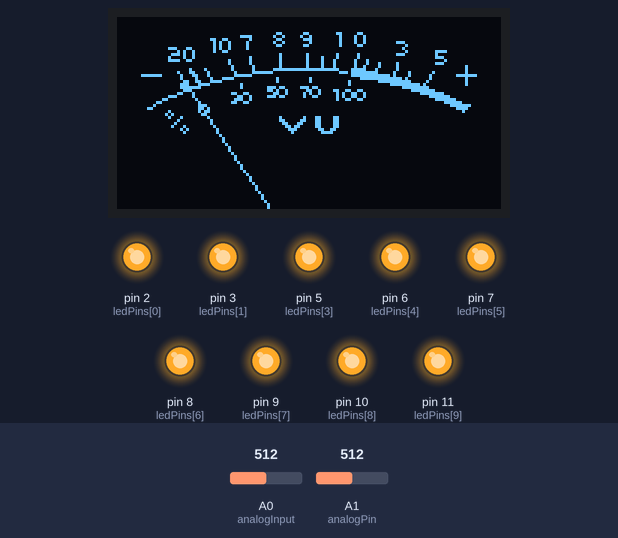
Bench run of a sketch on a simulated Arduino Uno, built with avr-gcc and run on an emulated ATmega328P. Parts: 128×64 one-colour display, output pins drawn as LEDs (lit = HIGH). The test bench sets the inputs (shaded band); at power-on: A1 (analogPin) = 512, A0 (analogInput) = 512. Pins used as bus, display or sensor lines are not drawn.

Above: at 1.2 s.
1.3 s: A1 (analogPin) set to 408
2.8 s: A1 (analogPin) set to 392
At 4.0 s:
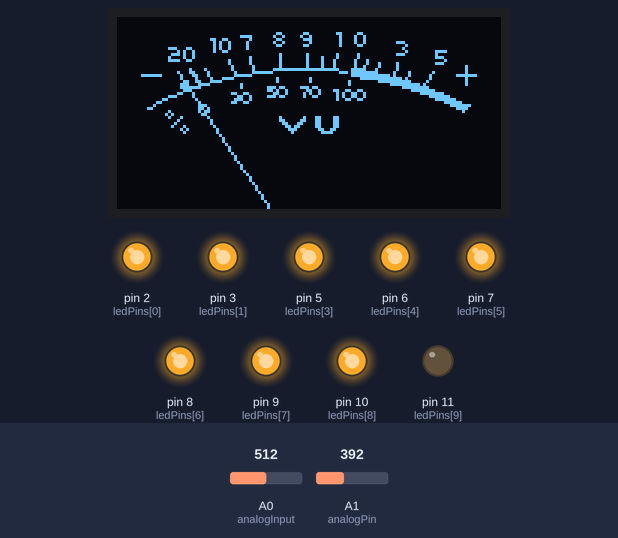
4.3 s: A1 (analogPin) set to 306
At 4.9 s:
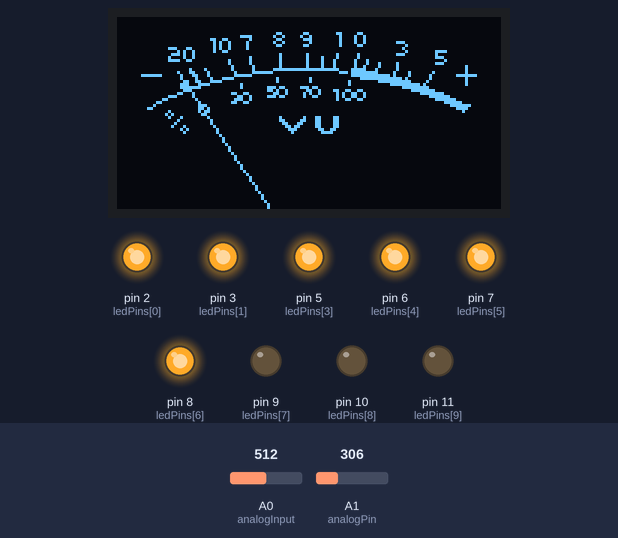
5.8 s: A0 (analogInput) set to 716
At 5.86 s:
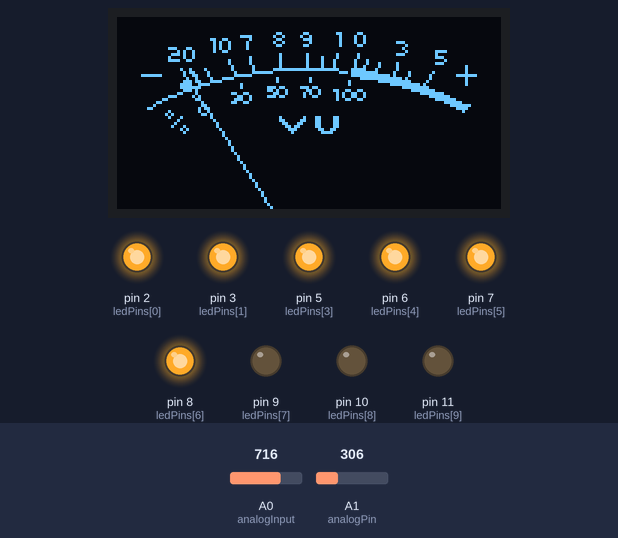
7.4 s: A1 (analogPin) set to 283
At 8.6 s:
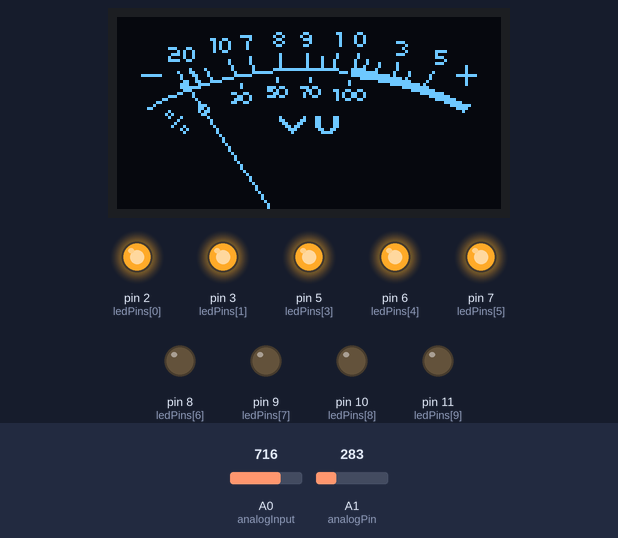
8.9 s: A1 (analogPin) set to 122
At 9.4 s:
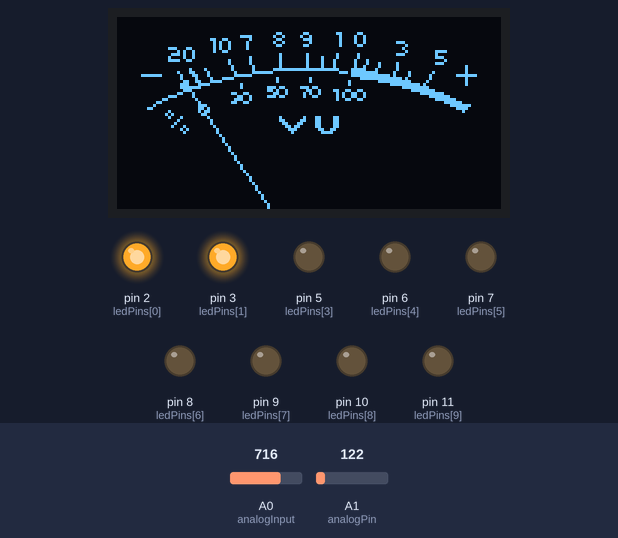
Timing chart, 0 to 11.4 s (numbered marks = the images above; inputs shaded):
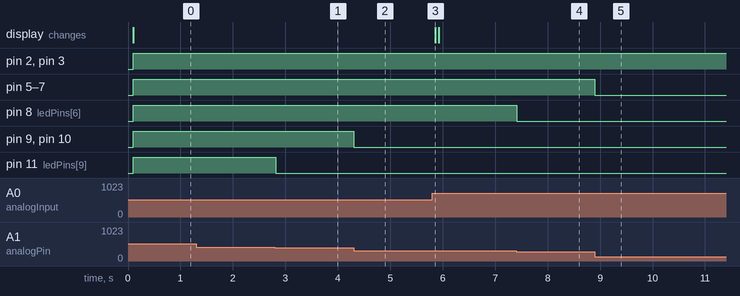

Measured:
- the behaviour switches between 400 and 399 on A1 (analogPin) (found by bisection; images 0 and 1)
- the behaviour switches between 295 and 294 on A1 (analogPin) (found by bisection; images 3 and 4)
- after the input at 1.3 s, every drawn part: stays the same
- after the input at 2.8 s, pin 11 (ledPins[9]): HIGH → LOW at once
- after the input at 4.3 s, pin 9 (ledPins[7]), pin 10 (ledPins[8]): HIGH → LOW at once
- after the input at 5.8 s, the display: changes after 0.06 s (image 3)
- after the input at 7.4 s, pin 8 (ledPins[6]): HIGH → LOW at once
- after the input at 8.9 s, pin 5 (ledPins[3]), pin 6 (ledPins[4]), pin 7 (ledPins[5]): HIGH → LOW at once

The sketch:

OLED_Metter_10_leds.ino
```cpp
/*  OLEDMeter was written to utilize any 128x64 display. I have only seen marginal attempts to
 *  animate meters and I hope this one will set a standard. Please feel free to modify and share
 *  this code for any 128x64 LCD or OLED. OLEDMeter sketch was written for use with I2C SH1106.
 *  This code must be modified to work with other display devices.
 *
 *  Working portion of code was taken from Adafruit Example Sound Level Sketch for the
 *  Adafruit Microphone Amplifier
 *  https://learn.adafruit.com/adafruit-microphone-amplifier-breakout/measuring-sound-levels
 *
 *  Remaining code was written by Greg Stievenart with no claim to or any images or information
 *  provided in this code. Freely published May 26, 2016.
 *
 *  Code was reviewed in 2022 by Cassius Belle adding a VU of 10 leds with the Oled display.
 *
 *  Software to convert background mask to 128x64 at: http://www.ablab.in/image2glcd-software/
 *
 *  IMPORTANT: Sound source must be grounded to the Arduino or other MCU's to work. Usually the
 *  base sleeve contact on TRS or TRRS connector is the ground.
 */

#include <Wire.h>                     // requried to run I2C SH1106
#include <SPI.h>                      // requried to run I2C SH1106
#include <Adafruit_GFX.h>             // https://github.com/adafruit/Adafruit-GFX-Library
#include <Adafruit_SH1106.h>          // https://github.com/wonho-maker/Adafruit_SH1106

#define OLED_RESET 4                  // reset required for SH1106

Adafruit_SH1106 display(OLED_RESET);  // reset required for SH1106

int analogInput = A0;                 // analog input for outside audio source
int hMeter = 65;                      // horizontal center for needle animation
int vMeter = 85;                      // vertical center for needle animation (outside of dislay limits)
int rMeter = 80;                      // length of needle animation or arch of needle travel


// these constants won't change:
const int analogPin = A1;   // the pin that the potentiometer is attached to
const int ledCount = 10;    // the number of LEDs in the bar graph

int ledPins[] = {
  2, 3, 4, 5, 6, 7, 8, 9, 10, 11
};   // an array of pin numbers to which LEDs are attached

const int sampleWindow = 30;          // sample window width in mS (50 mS = 20Hz)
unsigned int sample;

// VU meter background mask image:
static const unsigned char PROGMEM VUMeter[] = {
  0x00, 0x00, 0x00, 0x00, 0x00, 0x00, 0x00, 0x00, 0x00, 0x00, 0x00, 0x00, 0x00, 0x00, 0x00, 0x00,
  0x00, 0x00, 0x00, 0x00, 0x00, 0x00, 0x00, 0x00, 0x00, 0x00, 0x00, 0x00, 0x00, 0x00, 0x00, 0x00,
  0x00, 0x00, 0x00, 0x00, 0x00, 0x00, 0x00, 0x00, 0x00, 0x00, 0x00, 0x00, 0x00, 0x00, 0x00, 0x00,
  0x00, 0x00, 0x00, 0x00, 0x00, 0x00, 0x00, 0x00, 0x00, 0x00, 0x00, 0x00, 0x00, 0x00, 0x00, 0x00,
  0x00, 0x00, 0x00, 0x00, 0x00, 0x00, 0x00, 0x00, 0x00, 0x00, 0x00, 0x00, 0x00, 0x00, 0x00, 0x00,
  0x00, 0x00, 0x00, 0x00, 0x00, 0x00, 0x06, 0x03, 0x00, 0x60, 0xC0, 0x00, 0x00, 0x00, 0x00, 0x00,
  0x00, 0x00, 0x00, 0x00, 0x00, 0x78, 0x09, 0x04, 0x80, 0x21, 0x20, 0x00, 0x00, 0x00, 0x00, 0x00,
  0x00, 0x00, 0x00, 0x01, 0x98, 0x08, 0x06, 0x03, 0x80, 0x21, 0x20, 0x00, 0x00, 0x00, 0x00, 0x00,
  0x00, 0x00, 0x00, 0x00, 0xA4, 0x10, 0x09, 0x00, 0x80, 0x21, 0x20, 0x07, 0x00, 0x00, 0x00, 0x00,
  0x00, 0x00, 0x00, 0x00, 0xA4, 0x10, 0x06, 0x03, 0x00, 0x20, 0xC0, 0x00, 0x80, 0x00, 0x00, 0x00,
  0x00, 0x00, 0x71, 0x80, 0xA4, 0x10, 0x00, 0x00, 0x00, 0x00, 0x00, 0x01, 0x00, 0x00, 0x00, 0x00,
  0x00, 0x00, 0x0A, 0x40, 0x98, 0x00, 0x00, 0x00, 0x00, 0x00, 0x00, 0x00, 0x80, 0x3C, 0x00, 0x00,
  0x00, 0x00, 0x3A, 0x40, 0x00, 0x00, 0x02, 0x01, 0x00, 0x40, 0x80, 0x07, 0x00, 0x20, 0x00, 0x00,
  0x00, 0x00, 0x42, 0x40, 0x00, 0x08, 0x02, 0x01, 0x08, 0x40, 0x80, 0x00, 0x00, 0x38, 0x00, 0x00,
  0x00, 0x00, 0x79, 0x80, 0x04, 0x08, 0x02, 0x01, 0x08, 0x81, 0x10, 0x00, 0x00, 0x04, 0x00, 0x00,
  0x00, 0x00, 0x00, 0x00, 0x04, 0x08, 0x02, 0x01, 0x08, 0x81, 0x11, 0x04, 0x00, 0x38, 0x00, 0x00,
  0x00, 0x00, 0x00, 0x00, 0x02, 0x04, 0x02, 0x01, 0x08, 0x81, 0x21, 0x04, 0x00, 0x00, 0x08, 0x00,
  0x00, 0x00, 0x00, 0x84, 0x02, 0x04, 0x0F, 0xFF, 0xFF, 0xC3, 0xE2, 0x04, 0x00, 0x00, 0x08, 0x00,
  0x00, 0x00, 0x00, 0xC2, 0x01, 0x07, 0xF0, 0x00, 0x00, 0x3B, 0xFE, 0x08, 0x40, 0x40, 0x08, 0x00,
  0x00, 0xFE, 0x00, 0x62, 0x01, 0xF8, 0x00, 0x00, 0x00, 0x03, 0xFF, 0xE8, 0x40, 0x80, 0x7F, 0x00,
  0x00, 0x00, 0x00, 0x21, 0x1E, 0x00, 0x04, 0x00, 0x80, 0x00, 0x7F, 0xFE, 0x80, 0x80, 0x08, 0x00,
  0x00, 0x00, 0x03, 0x31, 0xE0, 0x00, 0x04, 0x00, 0x80, 0x04, 0x01, 0xFF, 0xC1, 0x00, 0x08, 0x00,
  0x00, 0x00, 0x07, 0x1E, 0x00, 0x40, 0x00, 0x00, 0x00, 0x04, 0x00, 0x1F, 0xFA, 0x00, 0x08, 0x00,
  0x00, 0x00, 0x07, 0xF0, 0x00, 0x40, 0x3B, 0x07, 0x60, 0x00, 0x00, 0x01, 0xFF, 0x00, 0x00, 0x00,
  0x00, 0x00, 0x03, 0x80, 0x00, 0x00, 0x34, 0x81, 0x90, 0xCC, 0xC0, 0x00, 0x3F, 0xC0, 0x00, 0x00,
  0x00, 0x00, 0x0C, 0x00, 0x03, 0x30, 0x0C, 0x82, 0x90, 0x53, 0x20, 0x00, 0x07, 0xF8, 0x00, 0x00,
  0x00, 0x00, 0x70, 0x40, 0x00, 0xC8, 0x3B, 0x02, 0x60, 0x53, 0x20, 0x00, 0x00, 0xFE, 0x00, 0x00,
  0x00, 0x01, 0x80, 0x20, 0x01, 0xC8, 0x00, 0x00, 0x00, 0x4C, 0xC0, 0x00, 0x00, 0x3F, 0x80, 0x00,
  0x00, 0x06, 0x00, 0x00, 0x03, 0x30, 0x00, 0x00, 0x00, 0x00, 0x00, 0x00, 0x00, 0x07, 0xE0, 0x00,
  0x00, 0x08, 0x00, 0x0C, 0x00, 0x00, 0x00, 0x00, 0x00, 0x00, 0x00, 0x00, 0x00, 0x01, 0xFC, 0x00,
  0x00, 0x30, 0x00, 0x12, 0x00, 0x00, 0x00, 0x00, 0x00, 0x00, 0x00, 0x00, 0x00, 0x00, 0x78, 0x00,
  0x00, 0x00, 0x40, 0x12, 0x00, 0x00, 0x00, 0x00, 0x00, 0x00, 0x00, 0x00, 0x00, 0x00, 0x10, 0x00,
  0x00, 0x00, 0xA0, 0x0C, 0x00, 0x00, 0x00, 0x00, 0x00, 0x00, 0x00, 0x00, 0x00, 0x00, 0x00, 0x00,
  0x00, 0x00, 0x44, 0x00, 0x00, 0x00, 0x02, 0x02, 0x30, 0xC0, 0x00, 0x00, 0x00, 0x00, 0x00, 0x00,
  0x00, 0x00, 0x08, 0x00, 0x00, 0x00, 0x03, 0x06, 0x30, 0xC0, 0x00, 0x00, 0x00, 0x00, 0x00, 0x00,
  0x00, 0x00, 0x10, 0x00, 0x00, 0x00, 0x01, 0x8C, 0x30, 0xC0, 0x00, 0x00, 0x00, 0x00, 0x00, 0x00,
  0x00, 0x00, 0x22, 0x00, 0x00, 0x00, 0x00, 0xD8, 0x30, 0xC0, 0x00, 0x00, 0x00, 0x00, 0x00, 0x00,
  0x00, 0x00, 0x05, 0x00, 0x00, 0x00, 0x00, 0x70, 0x19, 0x80, 0x00, 0x00, 0x00, 0x00, 0x00, 0x00,
  0x00, 0x00, 0x02, 0x00, 0x00, 0x00, 0x00, 0x20, 0x0F, 0x00, 0x00, 0x00, 0x00, 0x00, 0x00, 0x00,
  0x00, 0x00, 0x00, 0x00, 0x00, 0x00, 0x00, 0x00, 0x00, 0x00, 0x00, 0x00, 0x00, 0x00, 0x00, 0x00,
  0x00, 0x00, 0x00, 0x00, 0x00, 0x00, 0x00, 0x00, 0x00, 0x00, 0x00, 0x00, 0x00, 0x00, 0x00, 0x00,
  0x00, 0x00, 0x00, 0x00, 0x00, 0x00, 0x00, 0x00, 0x00, 0x00, 0x00, 0x00, 0x00, 0x00, 0x00, 0x00,
  0x00, 0x00, 0x00, 0x00, 0x00, 0x00, 0x00, 0x00, 0x00, 0x00, 0x00, 0x00, 0x00, 0x00, 0x00, 0x00,
  0x00, 0x00, 0x00, 0x00, 0x00, 0x00, 0x00, 0x00, 0x00, 0x00, 0x00, 0x00, 0x00, 0x00, 0x00, 0x00,
  0x00, 0x00, 0x00, 0x00, 0x00, 0x00, 0x00, 0x00, 0x00, 0x00, 0x00, 0x00, 0x00, 0x00, 0x00, 0x00,
  0x00, 0x00, 0x00, 0x00, 0x00, 0x00, 0x00, 0x00, 0x00, 0x00, 0x00, 0x00, 0x00, 0x00, 0x00, 0x00,
  0x00, 0x00, 0x00, 0x00, 0x00, 0x00, 0x00, 0x00, 0x00, 0x00, 0x00, 0x00, 0x00, 0x00, 0x00, 0x00,
  0x00, 0x00, 0x00, 0x00, 0x00, 0x00, 0x00, 0x00, 0x00, 0x00, 0x00, 0x00, 0x00, 0x00, 0x00, 0x00,
  0x00, 0x00, 0x00, 0x00, 0x00, 0x00, 0x00, 0x00, 0x00, 0x00, 0x00, 0x00, 0x00, 0x00, 0x00, 0x00,
  0x00, 0x00, 0x00, 0x00, 0x00, 0x00, 0x00, 0x00, 0x00, 0x00, 0x00, 0x00, 0x00, 0x00, 0x00, 0x00,
  0x00, 0x00, 0x00, 0x00, 0x00, 0x00, 0x00, 0x00, 0x00, 0x00, 0x00, 0x00, 0x00, 0x00, 0x00, 0x00,
  0x00, 0x00, 0x00, 0x00, 0x00, 0x00, 0x00, 0x00, 0x00, 0x00, 0x00, 0x00, 0x00, 0x00, 0x00, 0x00,
  0x00, 0x00, 0x00, 0x00, 0x00, 0x00, 0x00, 0x00, 0x00, 0x00, 0x00, 0x00, 0x00, 0x00, 0x00, 0x00,
  0x00, 0x00, 0x00, 0x00, 0x00, 0x00, 0x00, 0x00, 0x00, 0x00, 0x00, 0x00, 0x00, 0x00, 0x00, 0x00,
  0x00, 0x00, 0x00, 0x00, 0x00, 0x00, 0x00, 0x00, 0x00, 0x00, 0x00, 0x00, 0x00, 0x00, 0x00, 0x00,
  0x00, 0x00, 0x00, 0x00, 0x00, 0x00, 0x00, 0x00, 0x00, 0x00, 0x00, 0x00, 0x00, 0x00, 0x00, 0x00,
  0x00, 0x00, 0x00, 0x00, 0x00, 0x00, 0x00, 0x00, 0x00, 0x00, 0x00, 0x00, 0x00, 0x00, 0x00, 0x00,
  0x00, 0x00, 0x00, 0x00, 0x00, 0x00, 0x00, 0x00, 0x00, 0x00, 0x00, 0x00, 0x00, 0x00, 0x00, 0x00,
  0x00, 0x00, 0x00, 0x00, 0x00, 0x00, 0x00, 0x00, 0x00, 0x00, 0x00, 0x00, 0x00, 0x00, 0x00, 0x00,
  0x00, 0x00, 0x00, 0x00, 0x00, 0x00, 0x00, 0x00, 0x00, 0x00, 0x00, 0x00, 0x00, 0x00, 0x00, 0x00,
  0x00, 0x00, 0x00, 0x00, 0x00, 0x00, 0x00, 0x00, 0x00, 0x00, 0x00, 0x00, 0x00, 0x00, 0x00, 0x00,
  0x00, 0x00, 0x00, 0x00, 0x00, 0x00, 0x00, 0x00, 0x00, 0x00, 0x00, 0x00, 0x00, 0x00, 0x00, 0x00,
  0x00, 0x00, 0x00, 0x00, 0x00, 0x00, 0x00, 0x00, 0x00, 0x00, 0x00, 0x00, 0x00, 0x00, 0x00, 0x00,
  0x00, 0x00, 0x00, 0x00, 0x00, 0x00, 0x00, 0x00, 0x00, 0x00, 0x00, 0x00, 0x00, 0x00, 0x00, 0x00
};

void setup(){

  pinMode(analogInput, INPUT);                             // analog input for outside audio source
  display.begin(SH1106_SWITCHCAPVCC, 0x3C);                // needed for SH1106 display
  display.clearDisplay();                                  // clears display from any library info displayed

    // loop over the pin array and set them all to output:
  for (int thisLed = 0; thisLed < ledCount; thisLed++) {
    pinMode(ledPins[thisLed], OUTPUT);
  }
}
void loop(){

/***********************************************************************
 Start of code taken from Adafruit Example Sound Level Sketch for the
 Adafruit Microphone Amplifier
************************************************************************/

  unsigned long startMillis = millis();                    // start of sample window
  unsigned int PeaktoPeak = 0;                             // peak-to-peak level
  unsigned int SignalMax = 0;
  unsigned int SignalMin = 1024;

  while ( millis() - startMillis < sampleWindow ){

    sample = analogRead(analogInput);
    if (sample < 1024) {

      if (sample > SignalMax){

        SignalMax = sample;                                // saves just the max levels
      }

      else if (sample < SignalMin){

        SignalMin = sample;                                // saves just the min levels
      }
    }
  }

  PeaktoPeak = SignalMax - SignalMin;                      // max - min = peak-peak amplitude
  float MeterValue = PeaktoPeak * 330 / 1024;              // convert volts to arrow information

/****************************************************
 End of code taken from Adafruit Sound Level Sketch
*****************************************************/

  MeterValue = MeterValue - 34;                            // shifts needle to zero position
  display.clearDisplay();                                  // refresh display for next step
  display.drawBitmap(0, 0, VUMeter, 128, 64, WHITE);       // draws background
  int a1 = (hMeter + (sin(MeterValue / 57.296) * rMeter)); // meter needle horizontal coordinate
  int a2 = (vMeter - (cos(MeterValue / 57.296) * rMeter)); // meter needle vertical coordinate
  display.drawLine(a1, a2, hMeter, vMeter, WHITE);         // draws needle
  display.display();

   // read the potentiometer:
  int sensorReading = analogRead(analogPin);
  // map the result to a range from 0 to the number of LEDs:
  int ledLevel = map(sensorReading, 50, 400, 0, ledCount);

  // loop over the LED array:
  for (int thisLed = 0; thisLed < ledCount; thisLed++) {
    // if the array element's index is less than ledLevel,
    // turn the pin for this element on:
    if (thisLed < ledLevel) {
      digitalWrite(ledPins[thisLed], HIGH);
    }
    // turn off all pins higher than the ledLevel:
    else {
      digitalWrite(ledPins[thisLed], LOW);
    }
  }
}
```
